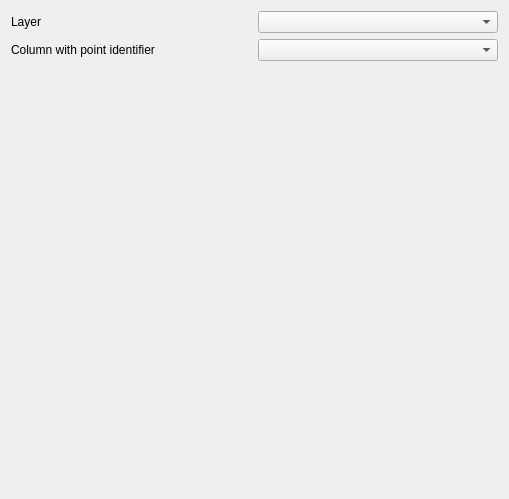
       <widget class="QWidget" name="scrollAreaWidgetContents_4">
        <property name="geometry">
         <rect>
          <x>0</x>
          <y>0</y>
          <width>509</width>
          <height>499</height>
         </rect>
        </property>
        <layout class="QGridLayout" name="gridLayout_25">
         <item row="1" column="1">
          <widget class="QgsFieldComboBox" name="fcb_rd_label_3"/>
         </item>
         <item row="5" column="0">
          <spacer name="verticalSpacer_13">
           <property name="orientation">
            <enum>Qt::Vertical</enum>
           </property>
           <property name="sizeHint" stdset="0">
            <size>
             <width>20</width>
             <height>40</height>
            </size>
           </property>
          </spacer>
         </item>
         <item row="0" column="0">
          <widget class="QLabel" name="label_rd_label_5">
           <property name="text">
            <string>Layer</string>
           </property>
          </widget>
         </item>
         <item row="6" column="0">
          <spacer name="verticalSpacer_16">
           <property name="orientation">
            <enum>Qt::Vertical</enum>
           </property>
           <property name="sizeHint" stdset="0">
            <size>
             <width>20</width>
             <height>40</height>
            </size>
           </property>
          </spacer>
         </item>
         <item row="0" column="1">
          <widget class="QgsMapLayerComboBox" name="combo_layer_rec"/>
         </item>
         <item row="1" column="0">
          <widget class="QLabel" name="label_rd_label_3">
           <property name="text">
            <string>Column with point identifier</string>
           </property>
          </widget>
         </item>
         <item row="4" column="0">
          <spacer name="verticalSpacer_17">
           <property name="orientation">
            <enum>Qt::Vertical</enum>
           </property>
           <property name="sizeHint" stdset="0">
            <size>
             <width>20</width>
             <height>40</height>
            </size>
           </property>
          </spacer>
         </item>
        </layout>
       </widget>
